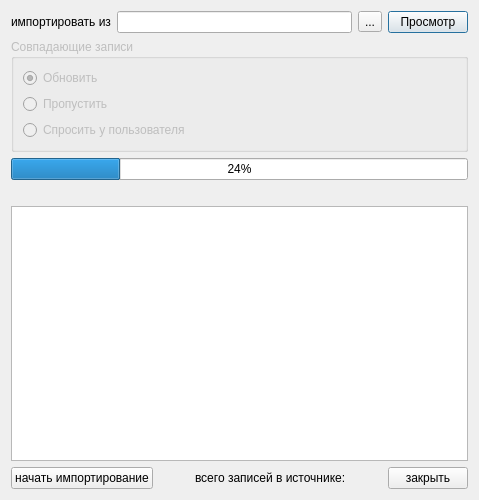
<?xml version="1.0" encoding="UTF-8"?>
<ui version="4.0">
 <class>Dialog</class>
 <widget class="QDialog" name="Dialog">
  <property name="geometry">
   <rect>
    <x>0</x>
    <y>0</y>
    <width>479</width>
    <height>500</height>
   </rect>
  </property>
  <property name="windowTitle">
   <string>Загрузка серий полисов из DBF</string>
  </property>
  <layout class="QVBoxLayout" name="verticalLayout">
   <item>
    <layout class="QVBoxLayout" name="verticalLayout_5">
     <item>
      <layout class="QHBoxLayout" name="_2">
       <item>
        <widget class="QLabel" name="label">
         <property name="text">
          <string>импортировать из</string>
         </property>
        </widget>
       </item>
       <item>
        <widget class="QLineEdit" name="edtFileName">
         <property name="text">
          <string/>
         </property>
         <property name="readOnly">
          <bool>true</bool>
         </property>
        </widget>
       </item>
       <item>
        <widget class="QToolButton" name="btnSelectFile">
         <property name="text">
          <string>...</string>
         </property>
        </widget>
       </item>
       <item>
        <widget class="QPushButton" name="btnView">
         <property name="text">
          <string>Просмотр</string>
         </property>
        </widget>
       </item>
      </layout>
     </item>
     <item>
      <layout class="QHBoxLayout" name="horizontalLayout">
       <item>
        <layout class="QVBoxLayout" name="verticalLayout_2">
         <item>
          <widget class="QGroupBox" name="gbDublicates">
           <property name="enabled">
            <bool>false</bool>
           </property>
           <property name="title">
            <string>Совпадающие записи</string>
           </property>
           <layout class="QVBoxLayout" name="verticalLayout_4">
            <item>
             <widget class="QRadioButton" name="chkUpdate">
              <property name="text">
               <string>Обновить</string>
              </property>
              <property name="checked">
               <bool>true</bool>
              </property>
             </widget>
            </item>
            <item>
             <widget class="QRadioButton" name="chkSkip">
              <property name="text">
               <string>Пропустить</string>
              </property>
             </widget>
            </item>
            <item>
             <widget class="QRadioButton" name="chkAskUser">
              <property name="text">
               <string>Спросить у пользователя</string>
              </property>
             </widget>
            </item>
           </layout>
          </widget>
         </item>
        </layout>
       </item>
      </layout>
     </item>
     <item>
      <widget class="QProgressBar" name="progressBar">
       <property name="value">
        <number>24</number>
       </property>
       <property name="orientation">
        <enum>Qt::Horizontal</enum>
       </property>
      </widget>
     </item>
     <item>
      <widget class="QLabel" name="statusLabel">
       <property name="text">
        <string/>
       </property>
      </widget>
     </item>
     <item>
      <widget class="QTextBrowser" name="log"/>
     </item>
     <item>
      <layout class="QHBoxLayout">
       <property name="spacing">
        <number>6</number>
       </property>
       <property name="margin">
        <number>0</number>
       </property>
       <item>
        <widget class="QPushButton" name="btnImport">
         <property name="text">
          <string>начать импортирование</string>
         </property>
        </widget>
       </item>
       <item>
        <spacer>
         <property name="orientation">
          <enum>Qt::Horizontal</enum>
         </property>
         <property name="sizeHint" stdset="0">
          <size>
           <width>40</width>
           <height>20</height>
          </size>
         </property>
        </spacer>
       </item>
       <item>
        <widget class="QLabel" name="labelNum">
         <property name="text">
          <string>всего записей в источнике:</string>
         </property>
        </widget>
       </item>
       <item>
        <spacer>
         <property name="orientation">
          <enum>Qt::Horizontal</enum>
         </property>
         <property name="sizeHint" stdset="0">
          <size>
           <width>40</width>
           <height>20</height>
          </size>
         </property>
        </spacer>
       </item>
       <item>
        <widget class="QPushButton" name="btnClose">
         <property name="text">
          <string>закрыть</string>
         </property>
        </widget>
       </item>
      </layout>
     </item>
    </layout>
   </item>
  </layout>
 </widget>
 <tabstops>
  <tabstop>edtFileName</tabstop>
  <tabstop>btnSelectFile</tabstop>
  <tabstop>btnView</tabstop>
  <tabstop>chkUpdate</tabstop>
  <tabstop>chkSkip</tabstop>
  <tabstop>chkAskUser</tabstop>
  <tabstop>log</tabstop>
  <tabstop>btnImport</tabstop>
  <tabstop>btnClose</tabstop>
 </tabstops>
 <resources/>
 <connections/>
</ui>
